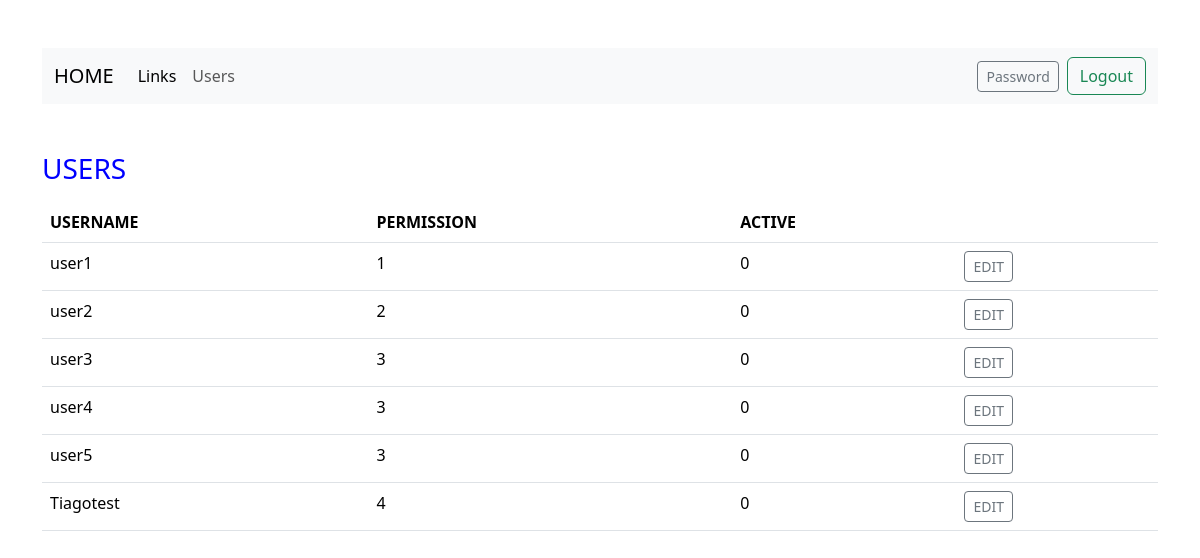
The page /users (signed in) on the database as committed earlier.
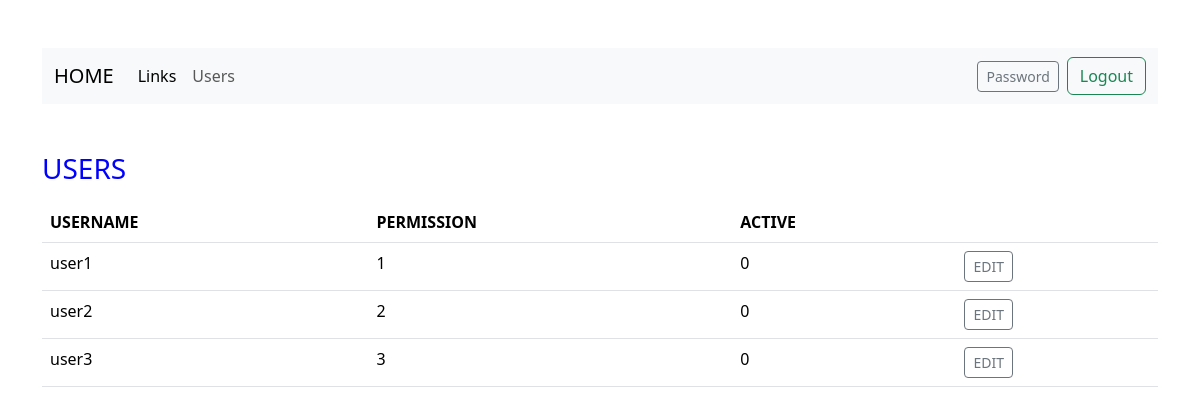
The same page on the database as committed later.
### tables this page shows
CREATE TABLE users (id INTEGER PRIMARY KEY AUTOINCREMENT NOT NULL, username TEXT NOT NULL, hash TEXT NOT NULL, permission INTEGER DEFAULT 4 NOT NULL, active BLOB DEFAULT 0 NOT NULL);

### app.py (the view)
@app.route("/users")
def users():
    userID = session["user_id"]
    users = db.execute("SELECT * FROM users WHERE id > 1")
    return render_template("users.html", users = users)

### templates/users.html (shortened to what this page needs)
{% extends "layout.html" %}
{% block body %}
<div class="mb-3"><h3>USERS</h3></div>
    <table class="table">
        <thead>
            <tr>
                <th>USERNAME</th>
                <th>PERMISSION</th>
                <th>ACTIVE</th>
                <th></th>
            </tr>
        </thead>
        <tbody>
            {% for user in users %}
            <tr>
                <td> {{ user["username"] }}</td>
                <td> {{ user["permission"] }}</td>
                <td> {{ user["active"] }}</td>
                <td>
                  <form action="/edituser" method="post">
                    <button type="submit" class="btn btn-sm btn-outline-secondary" >EDIT</button>
                  </form>
                </td>
            </tr>
            {% endfor %}
        </tbody>
    </table>
{% endblock %}

### templates/layout.html (shortened to what this page needs)
<!DOCTYPE HTML>
<html lang="en">
    <head>
        <link rel="stylesheet" href="styles.css">
        <link href="https://cdn.jsdelivr.net/npm/bootstrap@5.3.3/dist/css/bootstrap.min.css" rel="stylesheet">
        <link rel="stylesheet" href="styles.css">
    </head>
    <body class="">
      <div class="container py-5">
        <nav class="navbar navbar-expand-lg bg-body-tertiary">
      <div class="container-fluid" id="navbar">
        <a class="navbar-brand mb-0 h1" href="/">HOME</a>
        <div class="collapse navbar-collapse" id="navbarSupportedContent">
          {% if session.get("user_id") %}
          <ul class="navbar-nav me-auto mb-2 mb-lg-0">
            <li class="nav-item">
              <a class="nav-link active" href="/links">Links</a>
            {% if session.get("permission") > 2 %}
            </li>
            <li class="nav-item">
              <a class="nav-link disabled" href="/history">History</a>
            </li>
            {% else %}
            </li>
            {% endif %}
            {% if session.get("permission") > 1 %}
            <li class="nav-item">
              <a class="nav-link disabled" aria-disabled="true">Users</a>
            </li>
            {% else %}
            <li class="nav-item">
              <a class="nav-link" href="/users">Users</a>
            </li>
            {% endif %}
          </ul>
          <form class="d-flex" action="/password">
            <button class="btn btn-sm btn-outline-secondary me-2" type="submit">Password</button>
          </form>
          <form class="d-flex" action="/logout">
            <button class="btn btn-outline-success" type="submit">Logout</button>
          </form>
          {% endif %}
        </div>
      </div>
    </nav>
    <br><br>
        {% block body %}{% endblock %}
      </div>
    </body>
</html>

### templates/styles.css (style rules this page uses)
h1, h2, h3, h4, h5, h6, p { color: blue; }

Rows that differ between the two databases and show on the page:
removed users: username "user4", permission "3", active "0"
removed users: username "user5", permission "3", active "0"
removed users: username "Tiagotest", permission "4", active "0"
